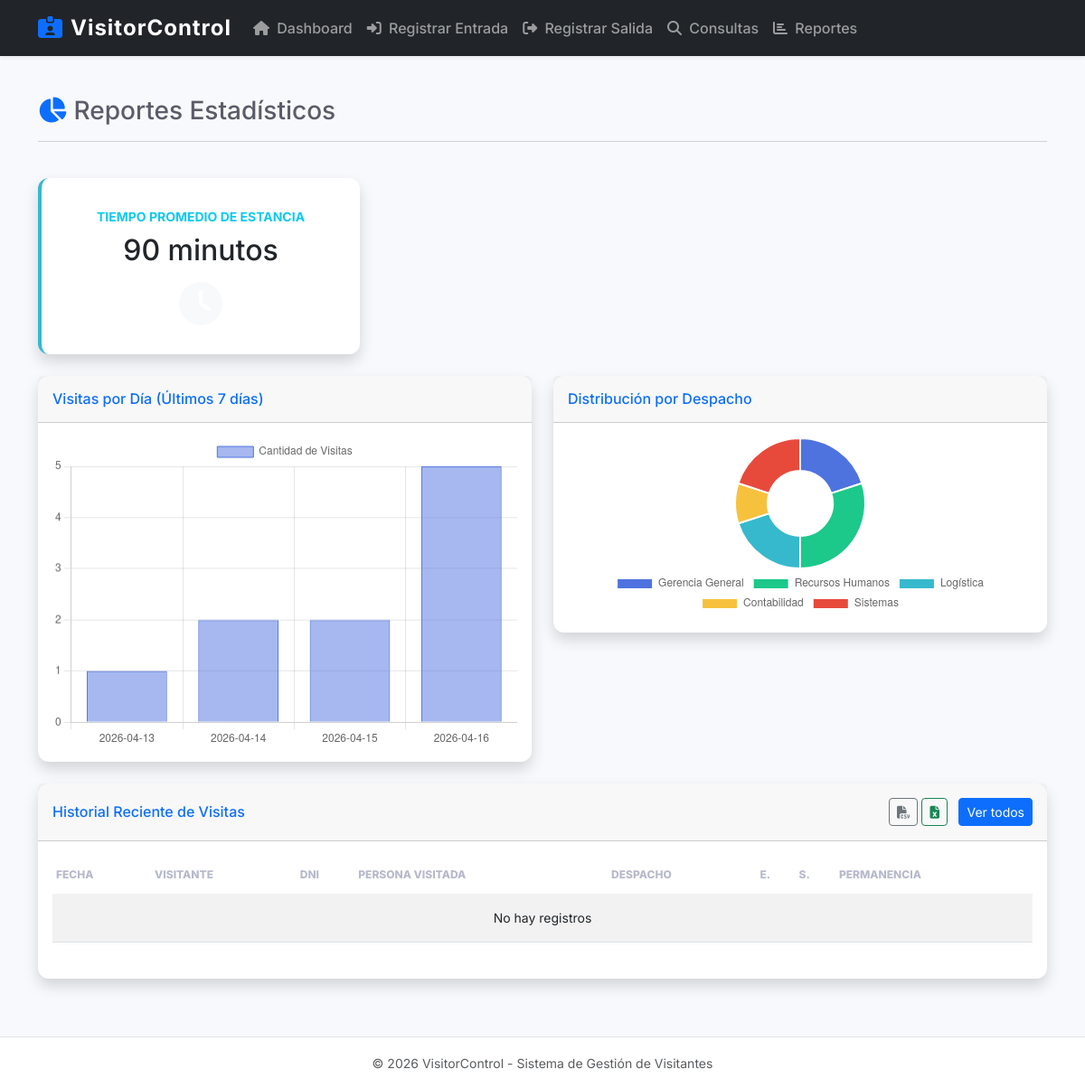
/modulos/reportes.php, run on an earlier commit of the app's database.
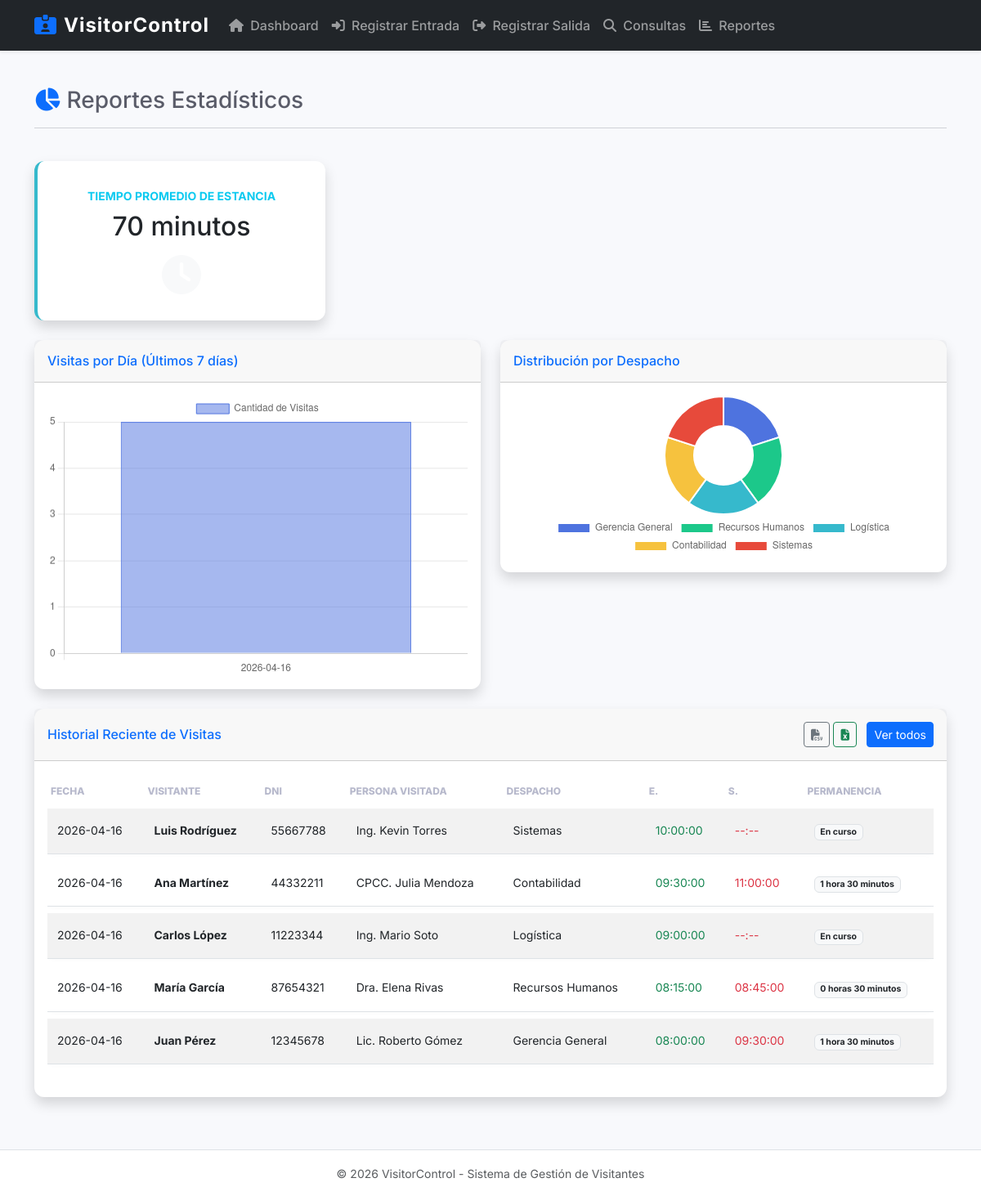
And on a later commit of the database.
### tables this page shows
CREATE TABLE IF NOT EXISTS visita (
    id_visita INT AUTO_INCREMENT PRIMARY KEY,
    id_persona INT NOT NULL,
    id_despacho INT NOT NULL,
    id_funcionario INT NOT NULL,
    fecha DATE NOT NULL,
    hora_entrada TIME NOT NULL,
    hora_salida TIME DEFAULT NULL,
    tiempo_permanencia VARCHAR(50) DEFAULT NULL,
    FOREIGN KEY (id_persona) REFERENCES persona(id_persona),
    FOREIGN KEY (id_despacho) REFERENCES despacho(id_despacho),
    FOREIGN KEY (id_funcionario) REFERENCES funcionario(id_funcionario)
);

CREATE TABLE IF NOT EXISTS persona (
    id_persona INT AUTO_INCREMENT PRIMARY KEY,
    nombre VARCHAR(100) NOT NULL,
    dni VARCHAR(20) NOT NULL UNIQUE
);

CREATE TABLE IF NOT EXISTS funcionario (
    id_funcionario INT AUTO_INCREMENT PRIMARY KEY,
    id_despacho INT NOT NULL,
    nombre VARCHAR(100) NOT NULL,
    cargo VARCHAR(100),
    FOREIGN KEY (id_despacho) REFERENCES despacho(id_despacho)
);

CREATE TABLE IF NOT EXISTS despacho (
    id_despacho INT AUTO_INCREMENT PRIMARY KEY,
    nombre VARCHAR(100) NOT NULL
);

### modulos/reportes.php (the view, shortened to what the changed rows need)
<?php
require_once "../config/conexion.php";
include_once "../includes/header.php";
$sql_dias = "SELECT fecha, COUNT(*) as total FROM visita GROUP BY fecha ORDER BY fecha DESC LIMIT 7";
$res_dias = mysqli_query($conexion, $sql_dias);
$labels_dias = [];
$data_dias = [];
while($row = mysqli_fetch_assoc($res_dias)) {
    $labels_dias[] = $row['fecha'];
    $data_dias[] = $row['total'];
}
$labels_dias = array_reverse($labels_dias);
$data_dias = array_reverse($data_dias);
$sql_desp = "SELECT d.nombre, COUNT(v.id_visita) as total
             FROM despacho d
             LEFT JOIN visita v ON d.id_despacho = v.id_despacho
             GROUP BY d.id_despacho";
$res_desp = mysqli_query($conexion, $sql_desp);
$labels_desp = [];
$data_desp = [];
while($row = mysqli_fetch_assoc($res_desp)) {
    $labels_desp[] = $row['nombre'];
    $data_desp[] = $row['total'];
}
$sql_avg = "SELECT AVG(TIME_TO_SEC(TIMEDIFF(hora_salida, hora_entrada))) / 60 as minutos_promedio
            FROM visita WHERE hora_salida IS NOT NULL";
$res_avg = mysqli_query($conexion, $sql_avg);
$avg_min = mysqli_fetch_assoc($res_avg)['minutos_promedio'];
$avg_formato = round($avg_min) . " minutos";
$sql_historial = "SELECT v.*, p.nombre as visitante, p.dni, d.nombre as despacho, f.nombre as funcionario
                  FROM visita v
                  JOIN persona p ON v.id_persona = p.id_persona
                  JOIN despacho d ON v.id_despacho = d.id_despacho
                  JOIN funcionario f ON v.id_funcionario = f.id_funcionario
                  ORDER BY v.fecha DESC, v.hora_entrada DESC LIMIT 20";
$res_historial = mysqli_query($conexion, $sql_historial);
?>
<div class="container container-main fade-in">
    <div class="row">
        <div class="col-md-4 mb-4">
            <div class="card shadow border-left-info py-3">
                <div class="card-body text-center">
                    <div class="text-uppercase text-info fw-bold small mb-2">Tiempo Promedio de Estancia</div>
                    <div class="h2 mb-0 font-weight-bold text-gray-800"><?php echo $avg_formato; ?></div>
                    <i class="fas fa-clock fa-3x text-light mt-3"></i>
                </div>
            </div>
        </div>
    </div>
    <div class="row">
        <div class="col-lg-6 mb-4">
            <div class="card shadow">
                <div class="card-body">
                    <canvas id="chartDias" height="200"></canvas>
                </div>
            </div>
        </div>
        <div class="col-lg-6 mb-4">
            <div class="card shadow">
                <div class="card-body">
                    <canvas id="chartDespachos" height="200"></canvas>
                </div>
            </div>
        </div>
        <div class="col-12 mb-4">
            <div class="card shadow">
                <div class="card-body">
                    <div class="table-responsive">
                        <table class="table table-sm table-striped table-hover small">
                            <thead class="bg-light">
                                <tr>
                                    <th>Fecha</th>
                                    <th>Visitante</th>
                                    <th>DNI</th>
                                    <th>Persona Visitada</th>
                                    <th>Despacho</th>
                                    <th>E.</th>
                                    <th>S.</th>
                                    <th>Permanencia</th>
                                </tr>
                            </thead>
                            <tbody>
                                <?php if (mysqli_num_rows($res_historial) > 0): ?>
                                    <?php while($row = mysqli_fetch_assoc($res_historial)): ?>
                                        <tr>
                                            <td><?php echo $row['fecha']; ?></td>
                                            <td class="fw-bold"><?php echo $row['visitante']; ?></td>
                                            <td><?php echo $row['dni']; ?></td>
                                            <td><?php echo $row['funcionario']; ?></td>
                                            <td><?php echo $row['despacho']; ?></td>
                                            <td><span class="text-success"><?php echo $row['hora_entrada']; ?></span></td>
                                            <td><span class="text-danger"><?php echo $row['hora_salida'] ?? '--:--'; ?></span></td>
                                            <td><span class="badge bg-light text-dark border"><?php echo $row['tiempo_permanencia'] ?? 'En curso'; ?></span></td>
                                        </tr>
                                    <?php endwhile; ?>
                                <?php else: ?>
                                    <tr><td colspan="8" class="text-center py-3">No hay registros</td></tr>
                                <?php endif; ?>
                            </tbody>
                        </table>
                    </div>
                </div>
            </div>
        </div>
    </div>
</div>
<script>
    // Configuración Gráfico de Barras
    const ctxDias = document.getElementById('chartDias').getContext('2d');
    new Chart(ctxDias, {
        type: 'bar',
        data: {
            labels: <?php echo json_encode($labels_dias); ?>,
            datasets: [{
                label: 'Cantidad de Visitas',
                data: <?php echo json_encode($data_dias); ?>,
                backgroundColor: 'rgba(78, 115, 223, 0.5)',
                borderColor: 'rgba(78, 115, 223, 1)',
                borderWidth: 1
            }]
        },
        options: {
            scales: { y: { beginAtZero: true, ticks: { stepSize: 1 } } }
        }
    });
    // Configuración Gráfico de Dona
    const ctxDesp = document.getElementById('chartDespachos').getContext('2d');
    new Chart(ctxDesp, {
        type: 'doughnut',
        data: {
            labels: <?php echo json_encode($labels_desp); ?>,
            datasets: [{
                data: <?php echo json_encode($data_desp); ?>,
                backgroundColor: [
                    '#4e73df', '#1cc88a', '#36b9cc', '#f6c23e', '#e74a3b', '#858796', '#5a5c69'
                ],
                hoverBorderColor: "rgba(234, 236, 244, 1)",
            }]
        },
        options: {
            maintainAspectRatio: false,
            plugins: { legend: { position: 'bottom' } }
        }
    });
</script>
<?php include_once "../includes/footer.php"; ?>

What changed in the data, as far as the page shows it:
now on this page (row edited): visita: fecha "2026-04-16", id_persona.nombre "Luis Rodríguez", id_persona.dni "55667788", id_funcionario.nombre "Ing. Kevin Torres", id_despacho.nombre "Sistemas", hora_entrada "10:00:00", hora_salida "--:--", tiempo_permanencia "En curso"
now on this page (row edited): visita: fecha "2026-04-16", id_persona.nombre "Ana Martínez", id_persona.dni "44332211", id_funcionario.nombre "CPCC. Julia Mendoza", id_despacho.nombre "Contabilidad", hora_entrada "09:30:00", hora_salida "11:00:00", tiempo_permanencia "1 hora 30 minutos"
now on this page (row edited): visita: fecha "2026-04-16", id_persona.nombre "Carlos López", id_persona.dni "11223344", id_funcionario.nombre "Ing. Mario Soto", id_despacho.nombre "Logística", hora_entrada "09:00:00", hora_salida "--:--", tiempo_permanencia "En curso"
now on this page (row edited): visita: fecha "2026-04-16", id_persona.nombre "María García", id_persona.dni "87654321", id_funcionario.nombre "Dra. Elena Rivas", id_despacho.nombre "Recursos Humanos", hora_entrada "08:15:00", hora_salida "08:45:00", tiempo_permanencia "0 horas 30 minutos"
now on this page (row edited): visita: fecha "2026-04-16", id_persona.nombre "Juan Pérez", id_persona.dni "12345678", id_funcionario.nombre "Lic. Roberto Gómez", id_despacho.nombre "Gerencia General", hora_entrada "08:00:00", hora_salida "09:30:00", tiempo_permanencia "1 hora 30 minutos"
Also different on the page:
$avg_formato: "90 minutos" → "70 minutos"
chart data {{ json_encode($labels_dias) }}: ["2026-04-13","2026-04-14","2026-04-15","2026-04-16"] → ["2026-04-16"]
chart data {{ json_encode($data_dias) }}: ["1","2","2","5"] → ["5"]
chart data {{ json_encode($data_desp) }}: ["2","3","2","1","2"] → ["1","1","1","1","1"]
text no longer shown: "No hay registros"
